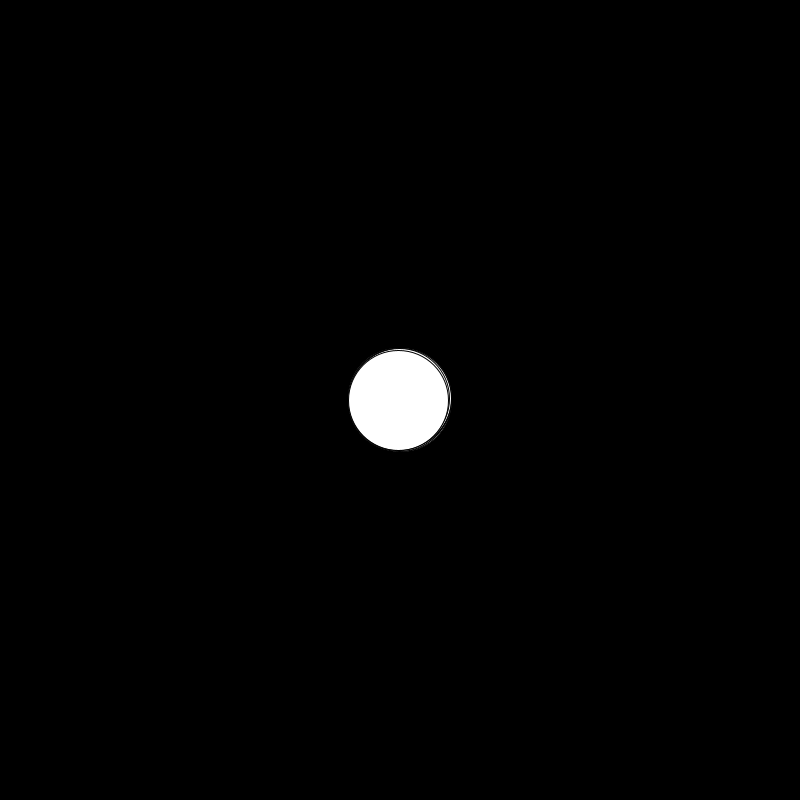
Frame 1 (no input)
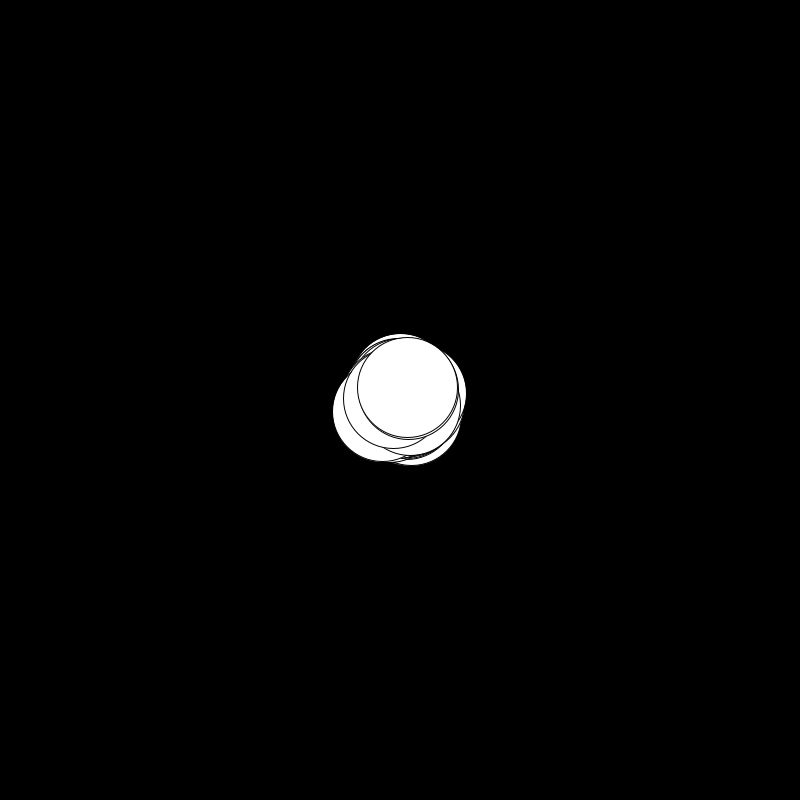
Frame 60 (the mouse pressed at the canvas centre just before this capture)
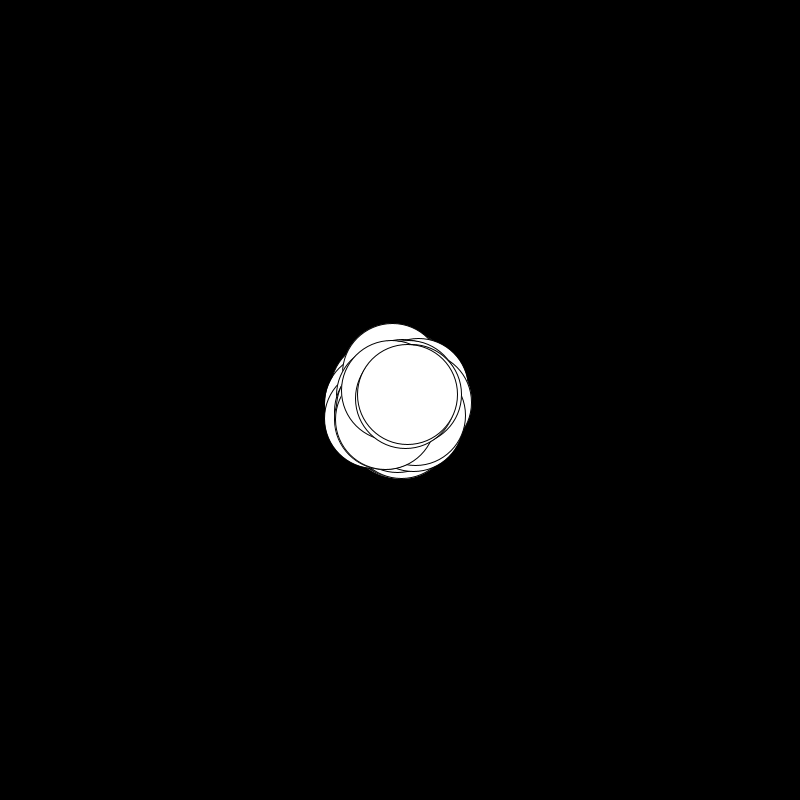
Frame 120 (the mouse held since frame 60 and released just before this capture)

The Processing sketch that drew these frames (run headless with seeded random() and noise(); from frame 60 on, the mouse is pressed at the canvas centre):

// Processing sketch: mover_project
// ── mover_project.pde
Mover[] myMovers;
int n=50;

void setup(){
  int i=0;
  size(800,800);
  myMovers = new Mover[n];
  while(i<n){
  myMovers[i]=new Mover();
  i++;
  }
}

void draw(){
  background(0);
  int i=0;
  while(i<n){
  myMovers[i].act();
  myMovers[i].show();
  i++;
  }
  
}

// ── mover.pde
class Mover{
  float x,y;
  
  //constructor
  Mover(){
    x=width/2;
    y=width/2;
  }
  
  void show(){
    stroke(0);
    fill(255);
    circle(x,y,100);
    
  }
  
  void act(){
    x=x+random(-2,2);
    y=y+random(-2,2);
  }
  
  
}
